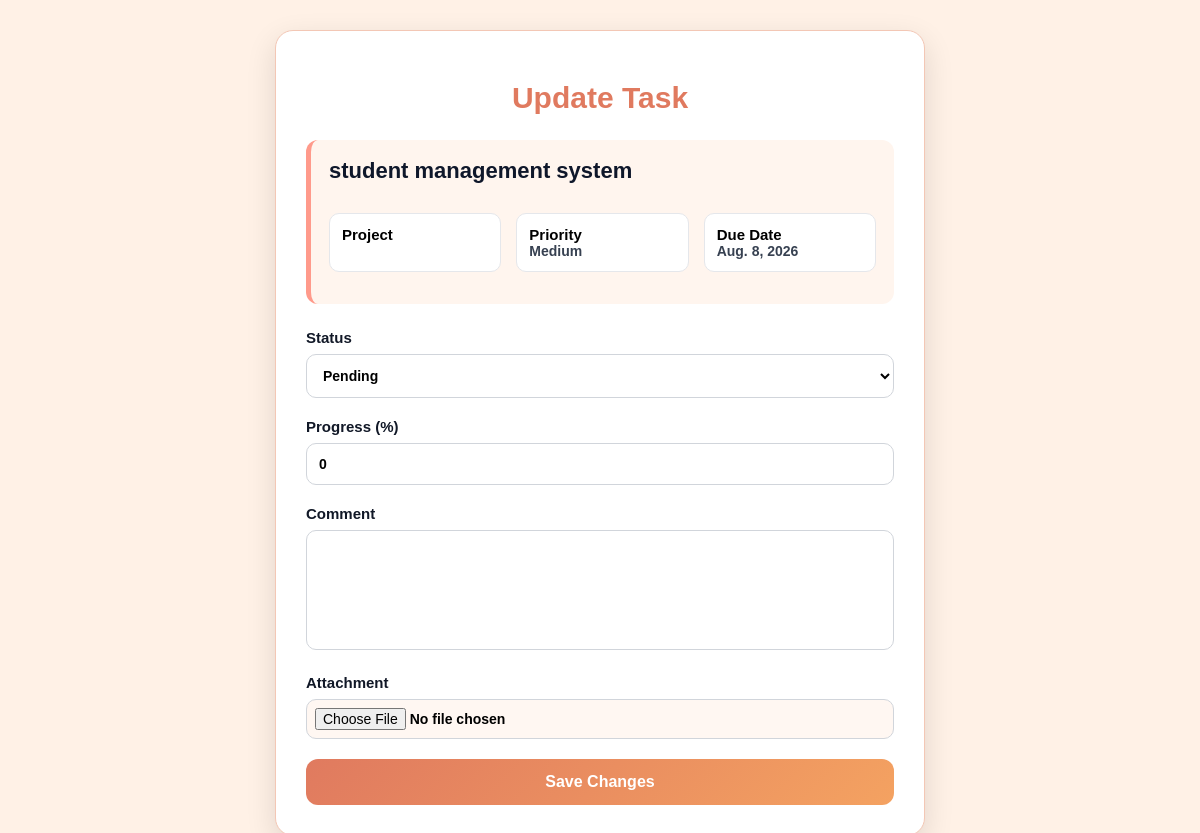
Page /tasks/update/2/ (signed in) on the earlier database version.
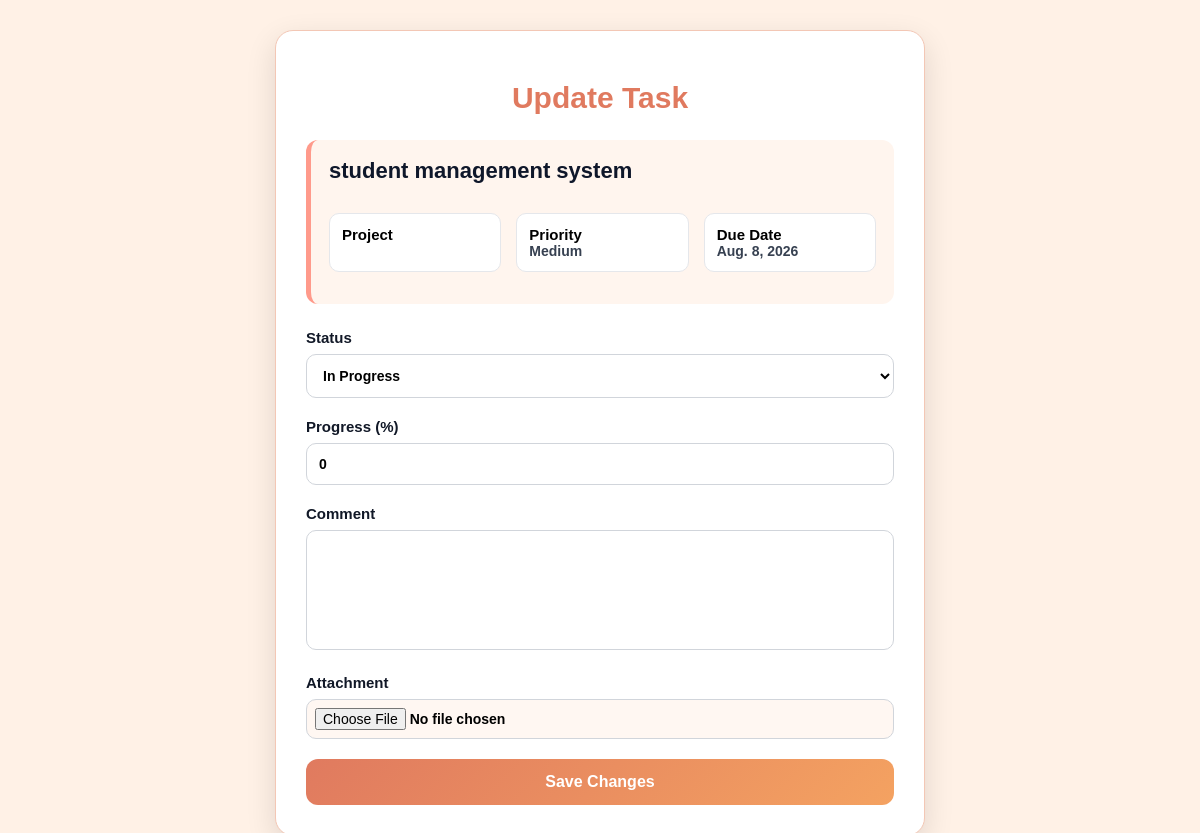
Same page on the later database version.
### tasks/models.py (models this page shows, shortened)
class Task(models.Model):
    PRIORITY = [
        ("Low", "Low"),
        ("Medium", "Medium"),
        ("High", "High"),
    ]
    STATUS = [
        ("Pending", "Pending"),
        ("In Progress", "In Progress"),
        ("Review", "Review"),
        ("Completed", "Completed"),
    ]
    APPROVAL_STATUS = [
        ("Pending", "Pending"),
        ("Approved", "Approved"),
        ("Rejected", "Rejected"),
    ]
    project = models.ForeignKey(
        Project,
        on_delete=models.CASCADE,
        related_name="project_tasks",
        null=True,
        blank=True
    )
    employee = models.ForeignKey(
        Employee,
        on_delete=models.CASCADE,
        related_name="employee_tasks"
    )
    assigned_by = models.ForeignKey(
        User,
        on_delete=models.SET_NULL,
        null=True,
        blank=True,
        related_name="created_tasks"
    )
    title = models.CharField(
        max_length=200
    )
    description = models.TextField(
        blank=True,
        null=True
    )
    priority = models.CharField(
        max_length=20,
        choices=PRIORITY,
        default="Medium"
    )
    status = models.CharField(
        max_length=30,
        choices=STATUS,
        default="Pending"
    )
    due_date = models.DateField()
    start_time = models.TimeField(
        blank=True,
        null=True
    )
    end_time = models.TimeField(
        blank=True,
        null=True
    )
    progress = models.PositiveIntegerField(
        default=0,
        validators=[
            MaxValueValidator(100)
        ]
    )
    employee_comment = models.TextField(
        blank=True,
        null=True
    )
    attachment = models.FileField(
        upload_to="task_files/",
        blank=True,
        null=True
    )
    approval_status = models.CharField(
        max_length=20,
        choices=APPROVAL_STATUS,
        default="Pending"
    )
    manager_comment = models.TextField(
        blank=True,
        null=True
    )
    approved_at = models.DateTimeField(
        blank=True,
        null=True
    )
    created_at = models.DateTimeField(
        auto_now_add=True
    )
    updated_at = models.DateTimeField(
        auto_now=True
    )
    class Meta:
        ordering = [
            "due_date"
        ]
        verbose_name = "Task"
        verbose_name_plural = "Tasks"

### tasks/views.py (the view)
@login_required(login_url="login")
def update_task(request, pk):
    employee = get_object_or_404(
        Employee,
        user=request.user
    )
    task = get_object_or_404(
        Task,
        pk=pk,
        employee=employee
    )
    if request.method == "POST":
        form = TaskUpdateForm(
            request.POST,
            request.FILES,
            instance=task
        )
        if form.is_valid():
            task = form.save(
                commit=False
            )
            if task.status == "Review":
                task.approval_status = "Pending"
            if task.status == "Completed":
                task.progress = 100
            task.save()
            messages.success(
                request,
                "Task updated successfully."
            )
            return redirect(
                "mytask"
            )
    else:
        form = TaskUpdateForm(
            instance=task
        )
    return render(
        request,
        "tasks/update_task.html",
        {
            "form":form,
            "task":task
        }
    )

### tasks/forms.py
class TaskUpdateForm(forms.ModelForm):
    class Meta:
        model = Task
        fields = [
            "status",
            "progress",
            "employee_comment",
            "attachment"
        ]
        widgets = {
            "status": forms.Select(attrs={
                "class": "form-control"
            }),
            "progress": forms.NumberInput(attrs={
                "class": "form-control",
                "min": 0,
                "max": 100
            }),
            "employee_comment": forms.Textarea(attrs={
                "class": "form-control",
                "rows": 4
            }),
        }

### tasks/templates/tasks/update_task.html (shortened to what this page needs)
{% load static %}
<!DOCTYPE html>
<html lang="en">
<head>
    <link rel="stylesheet" href="{% static 'tasks/css/style1.css' %}">
</head>
<body>
<div class="container">
    <div class="card">
        <h1>Update Task</h1>
        <div class="task-info">
            <h2>{{ task.title }}</h2>
            <div class="info-grid">
                <p><strong>Project</strong><br>{{ task.project.project_name }}</p>
                <p><strong>Priority</strong><br>{{ task.priority }}</p>
                <p><strong>Due Date</strong><br>{{ task.due_date }}</p>
            </div>
        </div>
        <form method="POST" enctype="multipart/form-data">
            <div class="form-group">
                <label>Status</label>
                {{ form.status }}
            </div>
            <div class="form-group">
                <label>Progress (%)</label>
                {{ form.progress }}
            </div>
            <div class="form-group">
                <label>Comment</label>
                {{ form.employee_comment }}
            </div>
            <div class="form-group">
                <label>Attachment</label>
                {{ form.attachment }}
            </div>
            <button type="submit" class="save-btn">
                Save Changes
            </button>
        </form>
    </div>
</div>
</body>
</html>

Differences in the rows shown:
changed Task "student management system": status "Pending" → "In Progress"
